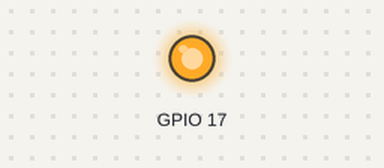
Simulated run of this program. Board: Raspberry Pi (BCM pin numbers), started with the arguments 17 3. On the bench: output pins drawn as LEDs (lit = HIGH). At 0.0 s the program stops and its outputs stay as they are.

Above: at 0.1 s.
Timing chart, 0 to 1.5 s (numbered marks = the images above):
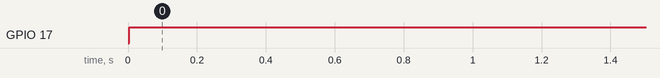

Measured:
- by itself, GPIO 17: LOW → HIGH at 0.00 s

The program:

writeLED.py
```python
import sys
import lgpio

led_pin = int(sys.argv[1])
led_val = int(sys.argv[2])

h = lgpio.gpiochip_open(0)
lgpio.gpio_claim_output(h, led_pin)
lgpio.gpio_write(h, led_pin, led_val)
lgpio.gpiochip_close(h)
```
